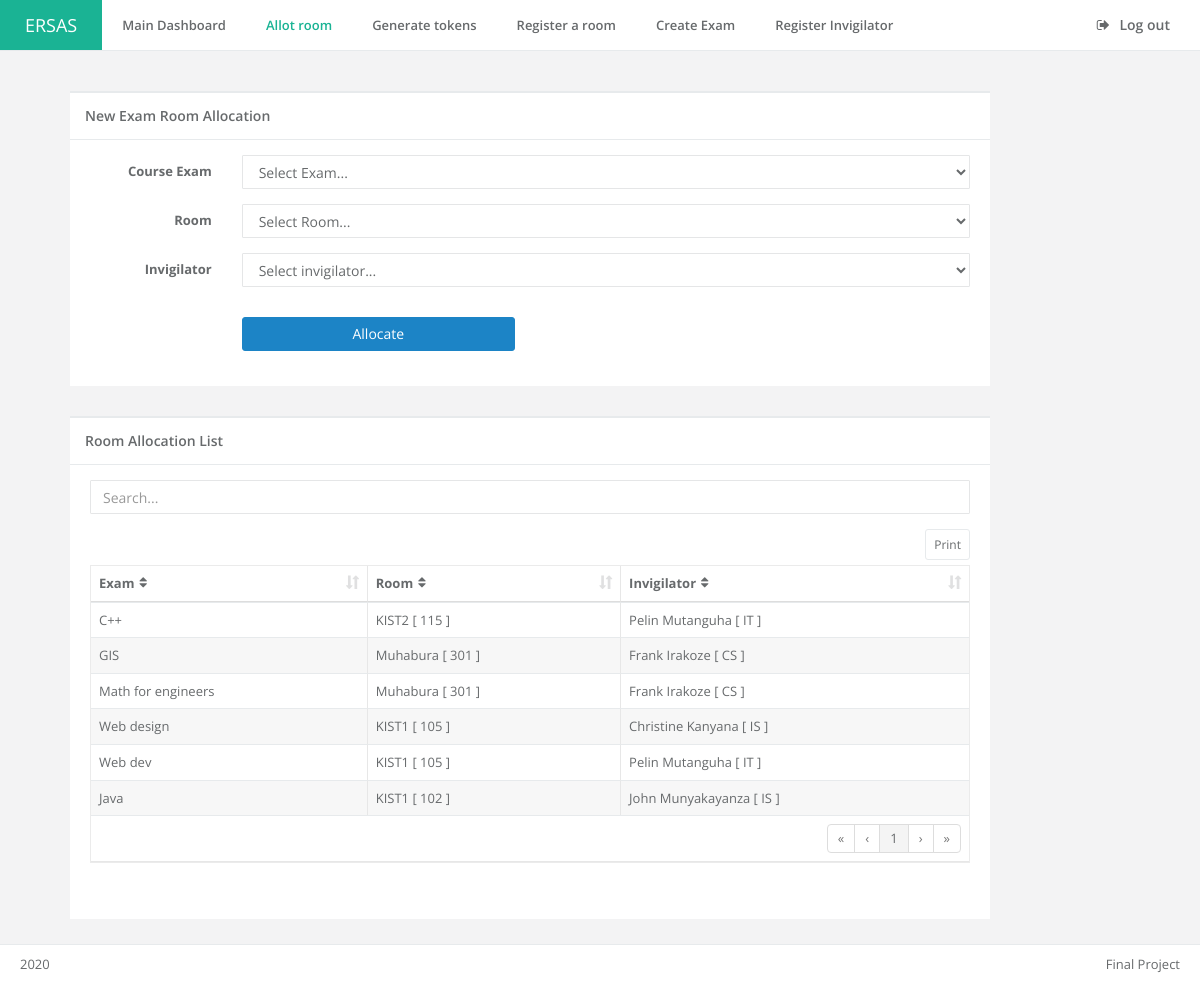
Screenshot of /allot_room.php (signed in) with the database file from the repository.
### tables this page shows
CREATE TABLE `tbl_allot` (
  `allot_id` int(11) NOT NULL,
  `exam` varchar(255) DEFAULT NULL,
  `room` varchar(255) DEFAULT NULL,
  `invig` varchar(255) DEFAULT NULL
);

CREATE TABLE `tbl_exam` (
  `exam_id` int(11) NOT NULL,
  `course` varchar(255) DEFAULT NULL,
  `dept` varchar(255) DEFAULT NULL,
  `year` varchar(255) DEFAULT NULL,
  `edate` date DEFAULT NULL,
  `etime` time DEFAULT NULL
);

CREATE TABLE `tbl_room` (
  `room_id` int(11) NOT NULL,
  `location` varchar(255) DEFAULT NULL,
  `room_no` int(11) DEFAULT NULL,
  `capacity` int(11) DEFAULT NULL
);

CREATE TABLE `tbl_invigilator` (
  `invig_id` int(11) NOT NULL,
  `firstname` varchar(255) DEFAULT NULL,
  `lastname` varchar(255) DEFAULT NULL,
  `dept` varchar(255) DEFAULT NULL
);

### allot_room.php (the view, shortened to what this page needs)
<?php
include_once 'connection.php';
?>
<!DOCTYPE html>
<html>
<?php include_once 'head.php'; ?>
<body class="top-navigation">
    <div id="wrapper">
        <div id="page-wrapper" class="gray-bg">
            <div class="row border-bottom white-bg">
                <nav class="navbar navbar-static-top" role="navigation">
                    <div class="navbar-header">
                        <a href="admin" class="navbar-brand">ERSAS</a>
                    </div>
                    <div class="navbar-collapse collapse" id="navbar">
                        <ul class="nav navbar-nav">
                            <li class="">
                                <a aria-expanded="false" role="button" href="admin"> Main Dashboard</a>
                            </li>
                            <li class="active">
                                <a aria-expanded="false" role="button" href="allot_room"> Allot room</a>
                            </li>
                            <li>
                                <a aria-expanded="false" role="button" href="generate_token"> Generate tokens</a>
                            </li>
                            <li class="">
                                <a aria-expanded="false" role="button" href="register_room"> Register a room</a>
                            </li>
                            <li>
                                <a aria-expanded="false" role="button" href="create_exam"> Create Exam</a>
                            </li>
                            <li class="">
                                <a aria-expanded="false" role="button" href="register_invig"> Register Invigilator</a>
                            </li>
                        </ul>
                        <ul class="nav navbar-top-links navbar-right">
                            <li>
                                <a href="logout">
                                    <i class="fa fa-sign-out"></i> Log out
                                </a>
                            </li>
                        </ul>
                    </div>
                </nav>
            </div>
            <div class="wrapper wrapper-content">
                <div class="container">
                    <div class="row col-lg-10">
                        <div class="ibox-title">
                            <h5>New Exam Room Allocation</h5>
                        </div>
                        <div class="ibox-content">
                            <form class="form-horizontal" method="POST" action="allot_room">
                                <div class="form-group">
                                    <label class="col-lg-2 control-label">Course Exam</label>
                                    <div class="col-lg-10">
                                        <select class="form-control" name="exam">
                                            <option selected="" disabled=""> Select Exam...</option>
                                        </select>
                                    </div>
                                </div>
                                <div class="form-group">
                                    <label class="col-lg-2 control-label">Room</label>
                                    <div class="col-lg-10">
                                        <select class="form-control" name="room">
                                            <option selected="" disabled=""> Select Room...</option>
                                        </select>
                                    </div>
                                </div>
                                <div class="form-group">
                                    <label class="col-lg-2 control-label">Invigilator</label>
                                    <div class="col-lg-10">
                                        <select class="form-control" name="invig">
                                            <option selected="" disabled=""> Select invigilator...</option>
                                        </select>
                                    </div>
                                </div>
                                <div class="form-group m-t-lg">
                                    <div class="col-lg-offset-2 col-lg-4">
                                        <button class="btn btn-block btn-md btn-success" name="submit" type="submit">Allocate</button>
                                    </div>
                                </div>
                            </form>
                        </div>
                    </div>
                    <div class="row col-lg-10 m-t-lg">
                        <div class="ibox float-e-margins">
                            <div class="ibox-title">
                                <h5>Room Allocation List</h5>
                            </div>
                            <div class="ibox-content">
                                <div class="table-responsive">
                                    <input type="text" class="form-control input-md m-b" id="filter" placeholder="Search...">
                                    <table class="footable table table-bordered dataTables-example" data-page-size="10" data-filter=#filter>
                                        <thead>
                                            <tr>
                                                <th>Exam</th>
                                                <th>Room</th>
                                                <th>Invigilator</th>
                                            </tr>
                                        </thead>
                                        <tbody>
                                            <?php
                                            $query  = "SELECT * FROM tbl_allot";
                                            $result = mysqli_query($conn, $query);
                                            while ($row = mysqli_fetch_array($result)) {
                                                $exam  = $row['exam'];
                                                $room  = $row['room'];
                                                $invig = $row['invig'];
                                                ?>
                                                <tr>
                                                    <td>
                                                        <?php
                                                        $sql  = "SELECT * FROM tbl_exam WHERE exam_id = $exam;";
                                                        $res  = mysqli_query($conn, $sql);
                                                        $rows = mysqli_fetch_array($res);
                                                        echo $rows['course'];
                                                        ?>
                                                    </td>
                                                    <td>
                                                        <?php
                                                        $sql  = "SELECT * FROM tbl_room WHERE room_id = $room;";
                                                        $res  = mysqli_query($conn, $sql);
                                                        $rows = mysqli_fetch_array($res);
                                                        echo $rows['location']." [ ".$rows['room_no']." ]";
                                                        ?>
                                                    </td>
                                                    <td>
                                                        <?php
                                                        $sql  = "SELECT * FROM tbl_invigilator WHERE invig_id = $invig;";
                                                        $res  = mysqli_query($conn, $sql);
                                                        $rows = mysqli_fetch_array($res);
                                                        echo $rows['firstname']." ".$rows['lastname']." [ ".$rows['dept']." ]";
                                                        ?>
                                                    </td>
                                                </tr>
                                            <?php } ?>
                                        </tbody>
                                        <tfoot>
                                            <tr>
                                                <td colspan="6">
                                                    <ul class="pagination pull-right"></ul>
                                                </td>
                                            </tr>
                                        </tfoot>
                                    </table>
                                </div>
                            </div>
                        </div>
                    </div>
                </div>
                <?php include_once 'footer.php'; ?>

### rows the page displays
tbl_allot: tbl_exam.course "C++", tbl_room.location "KIST2", tbl_room.room_no "115", tbl_invigilator.firstname "Pelin", tbl_invigilator.lastname "Mutanguha", tbl_invigilator.dept "IT"
tbl_allot: tbl_exam.course "GIS", tbl_room.location "Muhabura", tbl_room.room_no "301", tbl_invigilator.firstname "Frank", tbl_invigilator.lastname "Irakoze", tbl_invigilator.dept "CS"
tbl_allot: tbl_exam.course "Math for engineers", tbl_room.location "Muhabura", tbl_room.room_no "301", tbl_invigilator.firstname "Frank", tbl_invigilator.lastname "Irakoze", tbl_invigilator.dept "CS"
tbl_allot: tbl_exam.course "Web design", tbl_room.location "KIST1", tbl_room.room_no "105", tbl_invigilator.firstname "Christine", tbl_invigilator.lastname "Kanyana", tbl_invigilator.dept "IS"
tbl_allot: tbl_exam.course "Web dev", tbl_room.location "KIST1", tbl_room.room_no "105", tbl_invigilator.firstname "Pelin", tbl_invigilator.lastname "Mutanguha", tbl_invigilator.dept "IT"
tbl_allot: tbl_exam.course "Java", tbl_room.location "KIST1", tbl_room.room_no "102", tbl_invigilator.firstname "John", tbl_invigilator.lastname "Munyakayanza", tbl_invigilator.dept "IS"
